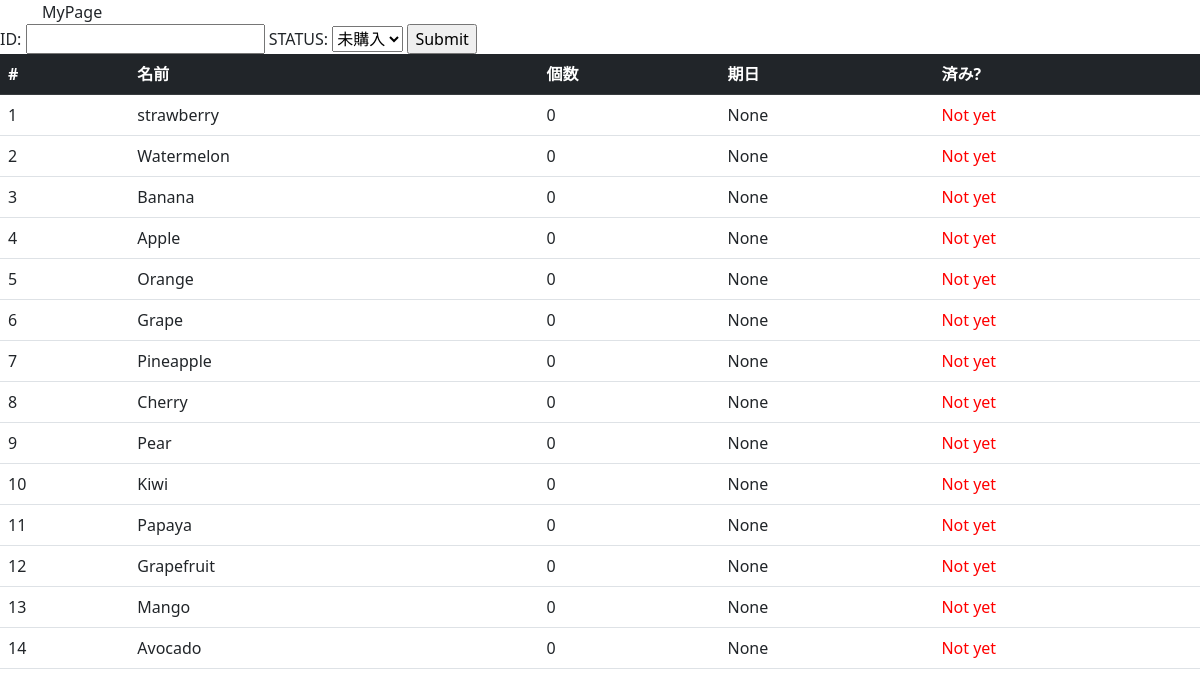
Before: /shoppinglist/list/ with the older database file.
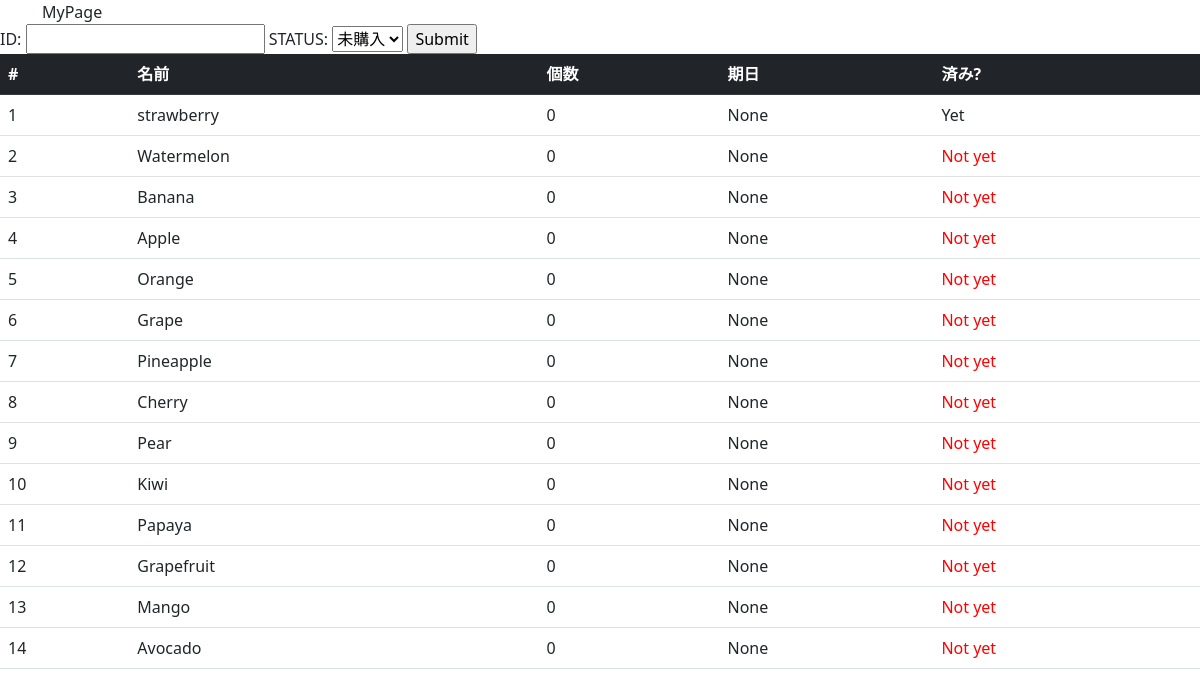
After: the same page with the newer database file.
### shoppinglist/models.py (models this page shows, shortened)
class Item(models.Model):
    name = models.CharField(max_length=100)
    item_url=models.URLField(blank=True, null=True)
    count = models.PositiveIntegerField(default=0)
    buy_date=models.DateField(blank=True, null=True)
    shop = models.ForeignKey(Shop, blank=True, null=True, verbose_name='shop', on_delete = models.PROTECT)
    buy =models.BooleanField(default = False)

### shoppinglist/views.py (the view, shortened to what this page needs)
# urls.py: path('list/', ItemList.as_view(), name = 'list'),
class ItemList(ListView):
    model = Item
    def get_context_data(self, **kwargs):
        context = super().get_context_data(**kwargs)
        context['form'] = ItemBuy()
        return context

### shoppinglist/forms.py
class ItemBuy(forms.Form):
    status = (
        (0, '未購入'),
        (1, '購入済')
        )
    item_id = forms.IntegerField(label='ID')
    item_status = forms.ChoiceField(label='STATUS',widget=forms.Select, choices=status)

### shoppinglist/templates/shoppinglist/item_list.html (shortened to what this page needs)
{% extends "base.html" %}
{% block main %}
<form action="{% url 'shoppinglist:list'%}" method="post">
{{ form }}
<input type="submit"/>
</form>
<table class="table">
	<thead class="table-dark">
		<tr>
			<th>#</th>
			<th>名前</th>
			<th>個数</th>
			<th>期日</th>
			<th>済み?</th>
		</tr>
	</thead>
	<tbody>
{% for item in object_list %}
	<tr>
		<td scope="row">{{ item.id }}</td>
		<td>{{ item.name }}</td>
		<td>{{ item.count }}</td>
		<td>{{ item.buy_date }}</td>
		<td>{% if item.buy == False %} <font color='red'>Not yet</font> {% endif%}{% if item.buy == True %} Yet {% endif %}</td>
	</tr>
{% endfor %}
</tbody>
</table>
{% endblock %}

### templates/base.html (shortened to what this page needs)
{% load static %}
<!doctype html>
<html lang="ja">
<head>
	<link rel="stylesheet" href="{% static '/bootstrap/css/bootstrap.min.css' %}">
</head>
<body>
	<div class="container">
	<nav class="nav">
			<div class="navbar-brand">MyPage</div>
	</nav>
	</div>
	{% block main %}{% endblock %}
</body>
</html>

Changed rows visible on the page:
changed Item "strawberry": buy "Not yet" → "Yet"
